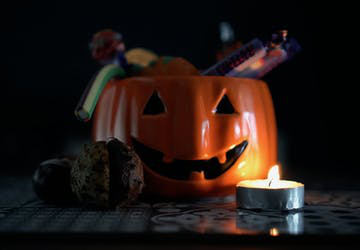
#> input picture src/project/project01/resources/test_imgs/pumpkin.jpg, 360 x 250 px
$ jupyter execute 2.canny.ipynb
#> lines starting #> are read from the running program, lines starting #| are printed output that depends on the picture; after the words box and inside, x2 and y2 are one past the last pixel; in counts of white or black regions, pixels touching at a corner belong together
[cell 1]
import cv2
import numpy as np
import matplotlib.pyplot as plt

[cell 2]
img = cv2.imread("./resources/test_imgs/pumpkin.jpg")
#> img is the input picture: shape (250, 360, 3); mean B, G, R 20.1, 23.3, 33.8

[cell 3]
img = cv2.cvtColor(img, cv2.COLOR_BGR2RGB)

[cell 4]
plt.imshow(img)

[cell 5]
edges1 = cv2.Canny(img.copy(), 100, 200)
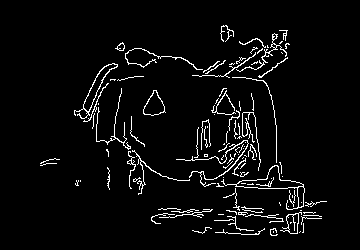
#> edges1: shape (250, 360); 4.4% white in thin lines or dots, all inside (x1, y1, x2, y2) = (40, 25, 327, 236)


$ run again, with src/project/project01/resources/test_imgs/chen.jpg copied over src/project/project01/resources/test_imgs/pumpkin.jpg
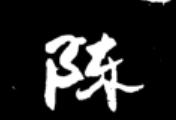
#> input picture src/project/project01/resources/test_imgs/chen.jpg, 176 x 120 px
#> img is the input picture: shape (120, 176, 3); min 0, max 255, mean 37.1
#> `edges1 = cv2.Canny(img.copy(), 100, 200)`:
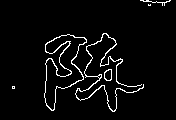
#> edges1: shape (120, 176); 4.2% white in thin lines or dots, all inside (x1, y1, x2, y2) = (12, 0, 171, 112)

$ run again, with src/project/project01/resources/test_imgs/dan.jpg copied over src/project/project01/resources/test_imgs/pumpkin.jpg
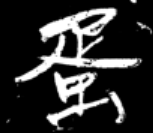
#> input picture src/project/project01/resources/test_imgs/dan.jpg, 153 x 133 px
#> img is the input picture: shape (133, 153, 3); min 0, max 255, mean 47
#> `edges1 = cv2.Canny(img.copy(), 100, 200)`:
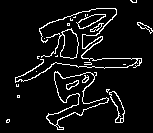
#> edges1: shape (133, 153); 7.2% white in thin lines or dots
